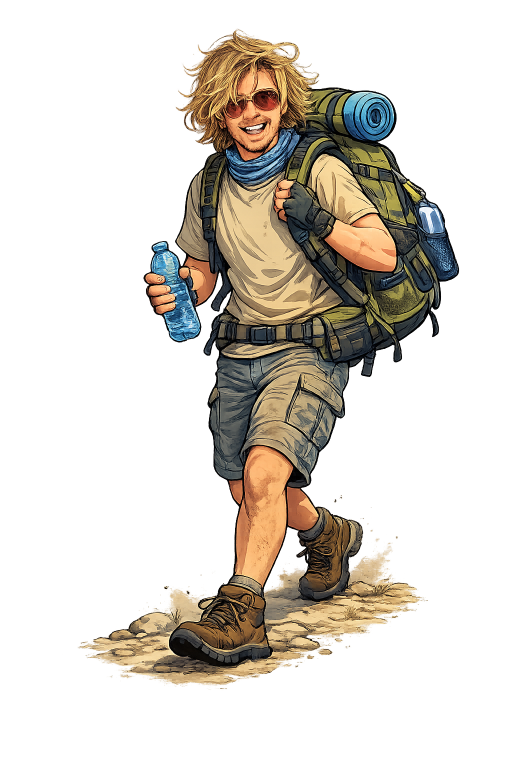
#> input picture player two samuel.png, 1024 x 1536 px (shown at 1/2 size)
$ python -i generate_assets.py   (imports and definitions only)
#> lines starting #> are read from the running program, lines starting #| are printed output that depends on the picture
# -*- coding: utf-8 -*-
"""Generate game sprites and backgrounds via Gemini image API (Nano Banana).

Idempotent: skips any asset whose processed output already exists in assets/.
Raw API output goes to tools/raw/, processed transparent sprites to assets/.
"""
import base64
import json
import os
import sys
import time
import urllib.request
import urllib.error

from PIL import Image

ROOT = os.path.dirname(os.path.dirname(os.path.abspath(__file__)))
RAW = os.path.join(ROOT, "tools", "raw")
ASSETS = os.path.join(ROOT, "assets")
# [2 lines not run here, left out]

# --- read API key from .env ---
API_KEY = None
# [6 lines not run here, left out]

MODEL = "gemini-2.5-flash-image"
URL = f"https://generativelanguage.googleapis.com/v1beta/models/{MODEL}:generateContent?key={API_KEY}"

SAMUEL_REF = os.path.join(ROOT, "player two samuel.png")
YOSSI_REF = os.path.join(ROOT, "player one yossi.png")

STYLE = ("Retro 16-bit SNES-era video game art style, clean bold black outlines, "
         "vibrant saturated colors, cel shaded.")
SPRITE_RULES = ("Single full-body character game sprite, side view facing RIGHT, "
                "whole body fully visible and centered, feet at the bottom. "
                "Background must be one solid uniform pure green color (#00FF00) "
                "with absolutely nothing else - no shadow, no ground, no text, no border.")
SPRITE_RULES_MAGENTA = SPRITE_RULES.replace("pure green color (#00FF00)",
                                            "pure magenta color (#FF00FF)")

SAMUEL_DESC = ("a cheerful young Swedish man hero with shaggy blond hair, short "
               "reddish-blond beard, blue eyes, wearing a cream/beige t-shirt, a blue "
               "bandana around his neck, grey cargo shorts, brown hiking boots and a "
               "small green backpack")
YOSSI_DESC = ("a cheerful young Peruvian woman hero with long straight black hair, "
              "wearing a bright lime-green t-shirt, khaki cargo pants, brown hiking "
              "boots and a small green backpack")

HERO_POSES = {
    "idle":  "standing relaxed and alert, arms at sides, subtle heroic stance",
    "run1":  "mid-run sprint pose, left leg forward, arms pumping",
    "run2":  "mid-run sprint pose, right leg forward, arms pumping, opposite stride phase",
    "jump":  "jumping in mid-air, knees tucked up, one arm raised",
    "slash": "swinging a shining steel sword in a wide forward slash arc, dynamic action pose",
    "shoot": "aiming and firing a small retro sci-fi pistol forward with both hands, muzzle flash",
    "throw": "throwing a hand grenade forward overarm, arm extended forward after release",
}

ENEMIES = {
    "crusader":   "a menacing medieval crusader knight enemy in chainmail and white tabard with a red cross, closed great helm, holding a longsword and kite shield",
    "jihadist":   "a menacing medieval Moorish warrior enemy in dark robes and turban wrapped across the face, holding a curved scimitar, glowing eyes",
    "gargoyle":   "a stone gargoyle monster enemy with bat wings, horns, glowing orange eyes, crouched and snarling",
    "boss_alhambra": "a huge intimidating boss: a giant armored sultan djinn spirit, ornate golden Moorish armor, flaming scimitar in each hand, smoke swirling from his lower body, glowing eyes",
    "inca":       "a menacing Inca warrior enemy with feathered headdress, gold and red tunic, war paint, holding a spear and small round shield",
    "supay":      "Supay, an Andean underworld demon monster enemy, horned, red and black skin, sharp teeth, clawed hands, tattered poncho",
    "condor":     "a giant monstrous Andean condor beast enemy with spread black wings, white neck ruff, sharp talons, screeching",
    "boss_cusco": "a huge intimidating boss: a colossal living Inca stone golem made of carved Cusco masonry blocks, glowing golden runes, massive stone fists, feathered stone crown",
    "troll":      "a big goofy Scandinavian forest troll enemy with mossy green skin, large nose, small eyes, wooden club, birch leaves growing on its shoulders",
    "nacken":     "Nacken, a Swedish water spirit enemy, pale eerie naked-torso man rising from dark water, long wet hair, holding a violin, ghostly blue glow",
}

BACKGROUNDS = {
    "granada": "Wide side-scrolling video game background of the streets of Granada, Spain at golden afternoon: whitewashed Andalusian houses, terracotta roofs, Moorish arches, distant Alhambra palace on a hill, Sierra Nevada mountains behind. Horizontal composition, ground along the bottom edge.",
    "alhambra": "Wide side-scrolling video game background of the interior of the Alhambra palace boss arena: ornate Moorish arches, intricate arabesque tilework, columns of the Court of the Lions, warm torchlight, dramatic shadows. Horizontal composition, floor along the bottom edge.",
    "cusco": "Wide side-scrolling video game background of Cusco, Peru: Andean mountains, Inca stone walls with perfect masonry, colonial red-tiled roofs, Plaza de Armas cathedral in the distance, llamas, dramatic blue sky with clouds. Horizontal composition, ground along the bottom edge.",
    "sweden": "Wide side-scrolling video game background of a Swedish summer forest: tall pine and birch trees, wildflower meadow, red wooden cottage with white trim, glimpse of a lake, long golden evening light. Horizontal composition, ground along the bottom edge.",
    "sunset": "Wide cinematic video game background of a Swedish midsummer sunset over a calm lake: sun low on the horizon painting the sky orange pink and violet, dark pine silhouettes, a maypole (midsommarstang) silhouette on the shore, gentle water reflections. Horizontal composition, shoreline along the bottom edge.",
}


# [35 lines left out: function call_gemini, not called in this run]


def chroma_key(src_path, out_path, max_h=None, key="green"):
    """Chroma background -> transparent, then autocrop and optionally scale."""
#> called with src_path = '../player two samuel.png', out_path = 'out.png', key = 'green'
    img = Image.open(src_path).convert("RGBA")
#> img is the input picture: PIL image 1024x1536 RGBA; mean R, G, B, A 84.7, 75.6, 60.4, 73.8
    px = img.load()
    w, h = img.size
#> w = 1024; h = 1536
    corners = [px[0, 0], px[w - 1, 0], px[0, h - 1], px[w - 1, h - 1]]
#> corners = [(42, 46, 47, 0), (37, 45, 49, 0), (32, 31, 30, 0), (26, 26, 27, 0)]
    if key == "green":
        bg = max(corners, key=lambda c: c[1] - (c[0] + c[2]) / 2)
#> bg = (37, 45, 49, 0)
    else:
        bg = max(corners, key=lambda c: (c[0] + c[2]) / 2 - c[1])

    def is_bg(c):
        d = abs(c[0] - bg[0]) + abs(c[1] - bg[1]) + abs(c[2] - bg[2])
        if key == "green":
            pure = c[1] > 120 and c[1] > c[0] * 1.6 and c[1] > c[2] * 1.6
        else:
            pure = c[0] > 140 and c[2] > 140 and c[1] < min(c[0], c[2]) * 0.55
        return d < 120 or pure

    for y in range(h):
        for x in range(w):
            c = px[x, y]
            if is_bg(c):
                px[x, y] = (0, 0, 0, 0)
            elif key == "green" and c[1] > max(c[0], c[2]) + 60:  # de-spill fringe
                px[x, y] = (c[0], max(c[0], c[2]), c[2], c[3])
            elif key == "magenta" and c[0] > c[1] + 70 and c[2] > c[1] + 70:
                m = c[1]
                px[x, y] = (min(c[0], m + 90), c[1], min(c[2], m + 90), c[3])
#> this loop made 1536 passes
    bbox = img.getbbox()
    if bbox:
        img = img.crop(bbox)
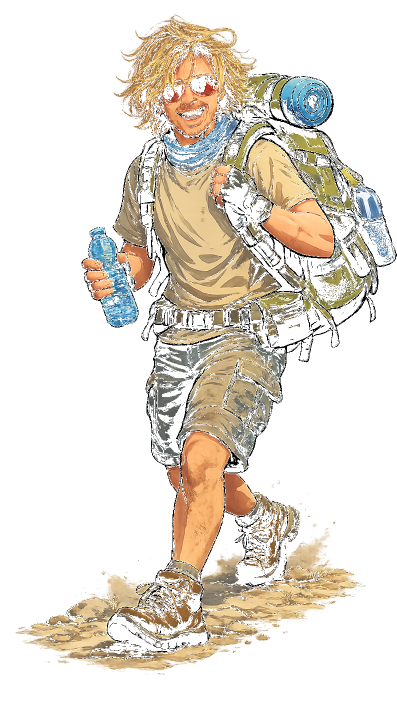
#> img: PIL image 793x1426 RGBA (shown at 1/2 size); mean R, G, B, A 71.2, 60.2, 43.5, 71.2; transparent parts drawn white
    if max_h and img.height > max_h:
        s = max_h / img.height
        img = img.resize((max(1, int(img.width * s)), max_h), Image.LANCZOS)
    img.save(out_path)


# [67 lines left out: functions gen_sprite, gen_background, main, not called in this run]


# [2 lines not run here, left out]

>>> result = chroma_key('../player two samuel.png', 'out.png')
